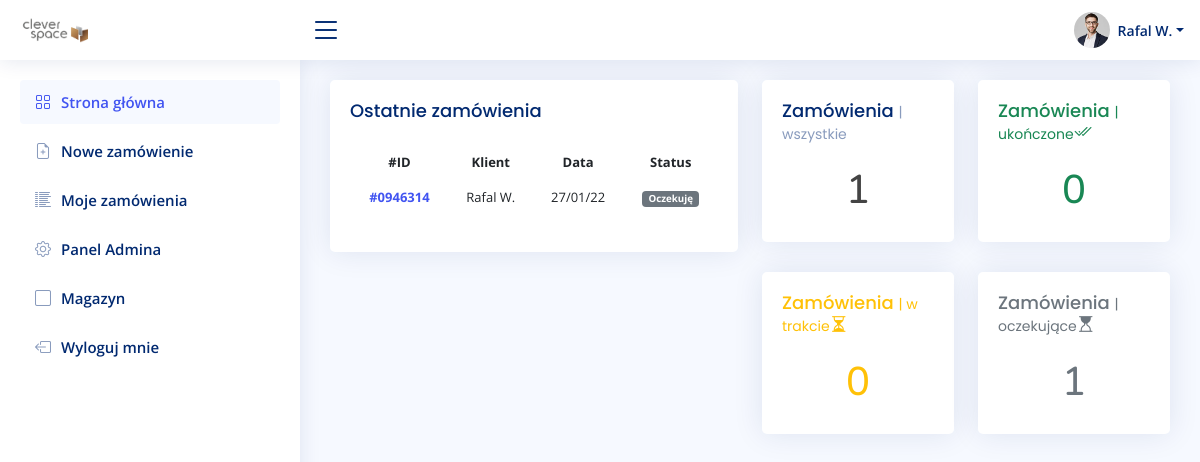
The app's page / (signed in), older data.
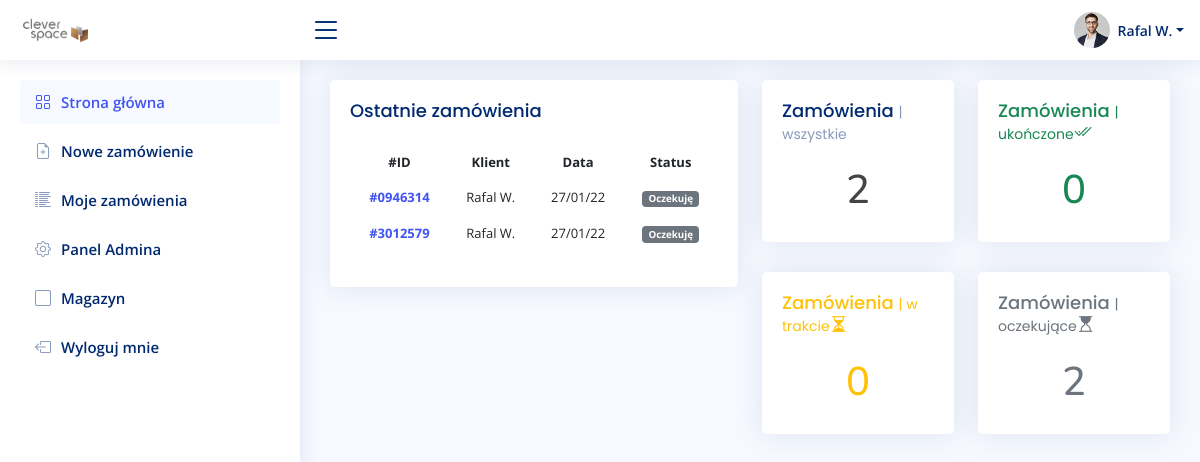
The same page, newer data.
### account/models.py (models this page shows, shortened)
class UserBase(AbstractBaseUser, PermissionsMixin):
    email = models.EmailField(unique=True)
    first_name = models.CharField(max_length=150, blank=True)
    last_name = models.CharField(max_length=150, blank=True)
    phone_number = models.CharField(max_length=15, blank=True)
    postcode = models.CharField(max_length=12, blank=True)
    address_line_1 = models.CharField(max_length=150, blank=True)
    address_line_2 = models.CharField(max_length=150, blank=True)
    town_city = models.CharField(max_length=150, blank=True)
    is_active = models.BooleanField(default=True)
    is_staff = models.BooleanField(default=False)
    created = models.DateTimeField(auto_now_add=True)
    updated = models.DateTimeField(auto_now=True)
    objects = CustomAccountManager()
    USERNAME_FIELD = 'email'
    REQUIRED_FIELDS = ['first_name', 'last_name']
    class Meta:
        verbose_name = "Konto"
        verbose_name_plural = "Konta"

### order/models.py (models this page shows, shortened)
class Order(models.Model):
    PENDING = 0
    DURING = 1
    DONE = 2
    STATUS = (
        (PENDING, 'Oczekuję'),
        (DURING, 'W trakcie'),
        (DONE, 'Zakończone'),
    )
    user = models.ForeignKey(settings.AUTH_USER_MODEL, on_delete=models.CASCADE, related_name='order_user')
    title = models.CharField(max_length=255, blank=False, null=False, default=True)
    date_created = models.DateTimeField(auto_now_add=True, null=True)
    slug = RandomSlugField(length=7, exclude_lower=True, exclude_upper=True, exclude_vowels=True)
    status = models.SmallIntegerField(choices=STATUS, default=PENDING)
    class Meta:
        verbose_name = "zamówienie"
        verbose_name_plural = "zamówienia"

### order/views.py (the view)
# urls.py: 2. Add a URL to urlpatterns:  path('', views.home, name='home')
@login_required(login_url='login')
def home(request):
    user_id = request.user.id
    if request.user.is_staff:
        orders = Order.objects.all()
    else:
        orders = Order.objects.filter(user_id=user_id)[0:10]
    orders_total = Order.objects.filter(user_id=user_id).count()
    orders_pending = Order.objects.filter(user_id=user_id, status='0').count()
    orders_during = Order.objects.filter(user_id=user_id, status='1').count()
    orders_done = Order.objects.filter(user_id=user_id, status='2').count()
    context = {
        'orders': orders,
        'orders_total': orders_total,
        'orders_pending': orders_pending,
        'orders_during': orders_during,
        'orders_done': orders_done, }
    return render(request, "order/home.html", context)

### order/templates/order/home.html
{% extends 'main.html' %}
{% load static %}
{% block content %}
<div class="row">
  <div class="col-sm-6">
    <div class="card recent-sales">
      <div class="card-body">
        <h5 class="card-title">Ostatnie zamówienia</h5>
        <table class="table table-borderless">
          <thead>
            <tr>
              <th scope="col">#ID</th>
              <th scope="col">Klient</th>
              <th scope="col">Data</th>
              <th scope="col">Status</th>
            </tr>
          </thead>
          <tbody>
            {% for i in orders %}
            <tr>
              <th scope="row"><a href="{% url 'detail' i.slug %}">#{{ i.slug }}</a></th>
              <td>{{ i.user.first_name }} {{ i.user.last_name|first }}.</td>
              <td>{{ i.date_created|date:"d/m/y" }}</td>
              <td><span class="badge {% if i.status == 2 %} bg-success {% elif i.status == 1 %} bg-warning {% elif i.status == 0 %} bg-secondary {% endif %} ">{{ i.get_status_display }}</span></td>
            </tr>
            {% endfor %}
          </tbody>
        </table>
      </div>
    </div>
  </div>
  <div class="col-sm-6">
    <div class="row">
      <div class="col-sm-6">
        <div class="card info-card">
          <div class="card-body">
            <h5 class="card-title">Zamówienia <span>| wszystkie</span></h5>
            <div class="d-flex align-items-center">
              <div class="mx-auto">
                <h1>{{ orders_total }}</h1>
              </div>
            </div>
          </div>
        </div>
      </div>
      <div class="col-sm-6">
        <div class="card info-card">
          <div class="card-body">
            <h5 class="card-title text-success">Zamówienia <span class="text-success">| ukończone</span><i class="bi bi-check2-all"></i></h5>
            <div class="d-flex align-items-center">
              <div class="mx-auto">
                <h1 class="text-success">{{ orders_done }}</h1>
              </div>
            </div>
          </div>
        </div>
      </div>
    </div>
    <div class="row">
      <div class="col-sm-6">
        <div class="card info-card">
          <div class="card-body">
            <h5 class="card-title text-warning">Zamówienia <span class="text-warning">| w trakcie</span><i class="bi bi-hourglass-split"></i></h5>
            <div class="d-flex align-items-center">
              <div class="mx-auto">
                <h1 class="text-warning">{{ orders_during }}</h1>
              </div>
            </div>
          </div>
        </div>
      </div>
      <div class="col-sm-6">
        <div class="card info-card">
          <div class="card-body">
            <h5 class="card-title text-muted">Zamówienia <span class="text-muted">| oczekujące</span><i class="bi bi-hourglass-top"></i></h5>
            <div class="d-flex align-items-center">
              <div class="mx-auto">
                <h1 class="text-muted">{{ orders_pending }}</h1>
              </div>
            </div>
          </div>
        </div>
      </div>
    </div>
  </div>
</div>
{% endblock %}

### templates/main.html (shortened to what this page needs)
{% load static %}
<!DOCTYPE html>
<html lang="en">
<head>
  <link href="{% static 'assets/vendor/bootstrap/css/bootstrap.min.css' %}" rel="stylesheet">
  <link href="{% static 'assets/vendor/bootstrap-icons/bootstrap-icons.css' %}" rel="stylesheet">
  <link href="{% static 'assets/vendor/boxicons/css/boxicons.min.css' %}" rel="stylesheet">
  <link href="{% static 'assets/vendor/quill/quill.snow.css' %}" rel="stylesheet">
  <link href="{% static 'assets/vendor/quill/quill.bubble.css' %}" rel="stylesheet">
  <link href="{% static 'assets/vendor/remixicon/remixicon.css' %}" rel="stylesheet">
  <link href="{% static 'assets/vendor/simple-datatables/style.css' %}" rel="stylesheet">
  <link href="{% static 'assets/css/style.css' %}" rel="stylesheet">
</head>
<body>
  {% include "navbar.html" %}
  <main id="main" class="main">
  {% block content %}
  {% endblock %}
</main>
</body>
</html>

### templates/navbar.html (shortened to what this page needs)
  {% load static %}
  <header id="header" class="header fixed-top d-flex align-items-center">
    <div class="d-flex align-items-center justify-content-between">
      <a href="{% url 'home' %}" class="logo d-flex align-items-center">
        <img src="{% static 'assets/img/logo.png' %}" alt="">
      </a>
      <i class="bi bi-list toggle-sidebar-btn"></i>
    </div>
    <nav class="header-nav ms-auto">
      <ul class="d-flex align-items-center">
        <li class="nav-item dropdown pe-3">
          <a class="nav-link nav-profile d-flex align-items-center pe-0" href="#" data-bs-toggle="dropdown">
            <img src="{% static 'assets/img/profile-img.jpg' %}" alt="Profile" class="rounded-circle">
            <span class="d-none d-md-block dropdown-toggle ps-2">{{ user.first_name }} {{ user.last_name.0 }}.</span>
          </a>
            </li>
          </ul>
    </nav>
  </header>
  <aside id="sidebar" class="sidebar">
    <ul class="sidebar-nav" id="sidebar-nav">
      <li class="nav-item">
        <a class="nav-link " href="{% url 'home' %}">
          <i class="bi bi-grid"></i>
          <span>Strona główna</span>
        </a>
      </li>
      <li class="nav-item">
        <a class="nav-link collapsed" href="{% url 'new' %}">
          <i class="bi bi-file-earmark-plus"></i>
          <span>Nowe zamówienie</span>
        </a>
      </li>
      <li class="nav-item">
        <a class="nav-link collapsed" href="{% url 'home' %}">
          <i class="bi bi-list-columns-reverse"></i>
          <span>Moje zamówienia</span>
        </a>
      </li>
      {% if user.is_staff %}
      <li class="nav-item">
        <a class="nav-link collapsed" href="{% url 'admin:index' %}">
          <i class="bi bi-gear"></i>
          <span>Panel Admina</span>
        </a>
      </li>
      <li class="nav-item">
        <a class="nav-link collapsed" href="{% url 'stock' %}">
          <i class="bi bi-square"></i>
          <span>Magazyn</span>
        </a>
      </li>
      {% endif %}
      <li class="nav-item">
        <a class="nav-link collapsed" href="{% url 'logout' %}">
          <i class="bi bi-box-arrow-left"></i>
          <span>Wyloguj mnie</span>
        </a>
      </li>
    </ul>
  </aside>

### static/assets/css/style.css (style rules this page uses)
:root { scroll-behavior: smooth; }
body { font-family: "Open Sans", sans-serif; background: #f6f9ff; color: #444444; }
a { color: #4154f1; text-decoration: none; }
h1, h2, h3, h4, h5, h6 { font-family: "Nunito", sans-serif; }
#main { margin-top: 60px; padding: 20px 30px; transition: all 0.3s; }
.card { margin-bottom: 30px; border: none; border-radius: 5px; box-shadow: 0px 0 30px rgba(1, 41, 112, 0.1); overflow: hidden; }
.card-title { padding: 20px 0 15px 0; font-size: 18px; font-weight: 500; color: #012970; font-family: "Poppins", sans-serif; }
.card-title span { color: #899bbd; font-size: 14px; font-weight: 400; }
.card-body { padding: 0 20px 20px 20px; }
.logo { line-height: 1; }
@media (min-width: 1200px) { .logo { width: 280px; } }
.logo img { max-height: 26px; margin-right: 6px; }
.header { transition: all 0.5s; z-index: 997; height: 60px; box-shadow: 0px 2px 20px rgba(1, 41, 112, 0.1); background-color: #fff; padding-left: 20px; }
.header .toggle-sidebar-btn { font-size: 32px; padding-left: 10px; cursor: pointer; color: #012970; }
.header-nav ul { list-style: none; }
.header-nav > ul { margin: 0; padding: 0; }
.header-nav .nav-profile { color: #012970; }
.header-nav .nav-profile img { max-height: 36px; }
.header-nav .nav-profile span { font-size: 14px; font-weight: 600; }
.sidebar { position: fixed; top: 60px; left: 0; bottom: 0; width: 300px; z-index: 996; transition: all 0.3s; padding: 20px; overflow-y: auto; scrollbar-width: thin; scrollbar-color: #aab7cf transparent; box-shadow: 0px 0px 20px rgba(1, 41, 112, 0.1); background-color: #fff; }
@media (min-width: 1200px) { #main, #footer { margin-left: 300px; } }
.sidebar-nav { padding: 0; margin: 0; list-style: none; }
.sidebar-nav li { padding: 0; margin: 0; list-style: none; }
.sidebar-nav .nav-item { margin-bottom: 5px; }
.sidebar-nav .nav-link { display: flex; align-items: center; font-size: 15px; font-weight: 600; color: #4154f1; transition: 0.3; background: #f6f9ff; padding: 10px 15px; border-radius: 4px; }
.sidebar-nav .nav-link i { font-size: 16px; margin-right: 10px; color: #4154f1; }
.sidebar-nav .nav-link.collapsed { color: #012970; background: #fff; }
.sidebar-nav .nav-link.collapsed i { color: #899bbd; }
.table { text-align: center; font-size: small; }

Row changes from the older to the newer data that the page shows:
added Order: slug "3012579", user.first_name "Rafal", user.last_name|first "W", date_created "27/01/22", status "Oczekuję"
Text that changed along with them:
{{ orders_total }}: "1" → "2"
{{ orders_pending }}: "1" → "2"
